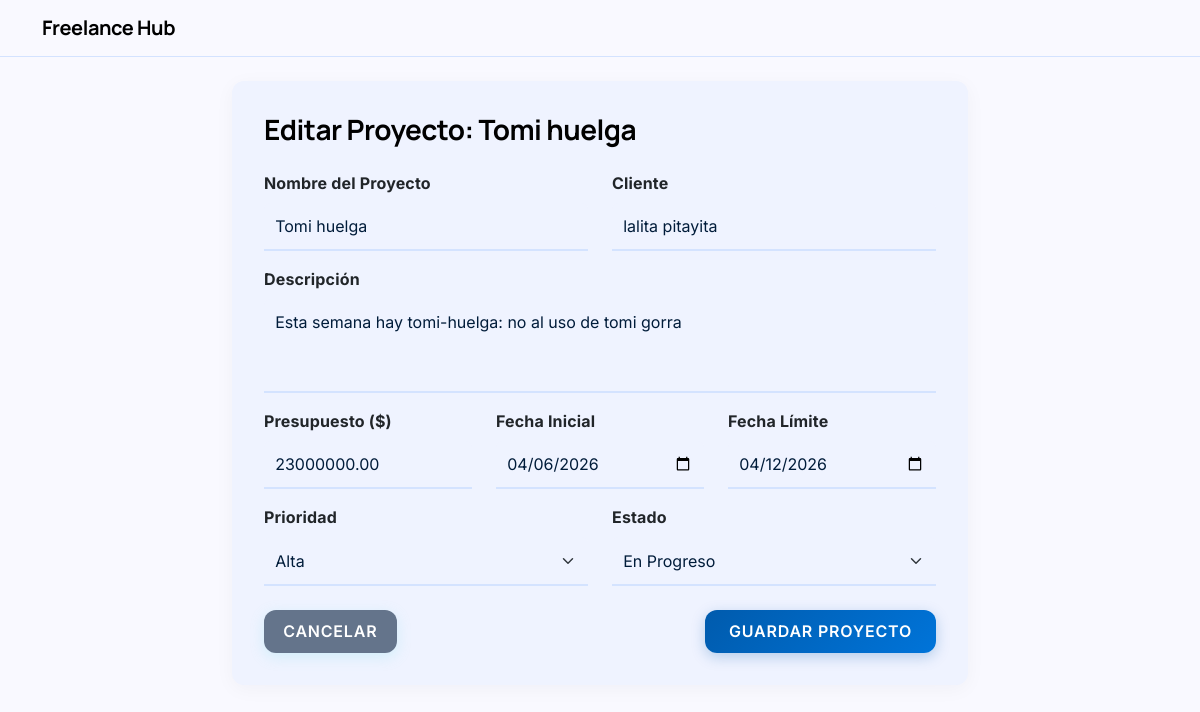
/proyectos/editar/1/, run on the app's committed database.
### freelance_hub/models.py (models this page shows, shortened)
class Proyecto(models.Model):
    PRIORIDAD_CHOICES = [
        ('Baja', 'Baja'),
        ('Media', 'Media'),
        ('Alta', 'Alta'),
    ]
    ESTADO_CHOICES = [
        ('Pendiente', 'Pendiente'),
        ('En Progreso', 'En Progreso'),
        ('Completado', 'Completado'),
    ]
    id = models.AutoField(primary_key=True)
    created_at = models.DateTimeField(auto_now_add=True)
    updated_at = models.DateTimeField(auto_now=True)
    nombre = models.CharField(max_length=200)
    cliente = models.CharField(max_length=200)
    descripcion = models.TextField()
    presupuesto = models.DecimalField(max_digits=10, decimal_places=2)
    fecha_inicio = models.DateField()
    fecha_limite = models.DateField()
    prioridad = models.CharField(max_length=50, choices=PRIORIDAD_CHOICES, default='Media')
    estado = models.CharField(max_length=50, choices=ESTADO_CHOICES, default='Pendiente')

### freelance_hub/views.py (the view)
# urls.py: path('proyectos/editar/<int:pk>/', views.editar_proyecto, name='editar_proyecto'),
def editar_proyecto(request, pk):
    proyecto = get_object_or_404(Proyecto, pk=pk)
    if request.method == 'POST':
        form = FormularioProyecto(request.POST, instance=proyecto)
        if form.is_valid():
            form.save()
            return redirect('freelance_hub:lista_proyectos')
    else:
        form = FormularioProyecto(instance=proyecto)
    return render(request, 'freelance_hub/crear_proyecto.html', {'form': form, 'es_edicion': True, 'proyecto': proyecto})

### freelance_hub/forms.py (shortened to what this page needs)
class FormularioProyecto(forms.ModelForm):
    class Meta:
        model = Proyecto
        fields = '__all__'
        widgets = {
            'nombre': forms.TextInput(attrs={'class': 'form-control'}),
            'cliente': forms.TextInput(attrs={'class': 'form-control'}),
            'descripcion': forms.Textarea(attrs={'class': 'form-control', 'rows': 3}),
            'presupuesto': forms.TextInput(attrs={
                'class': 'form-control',
                'pattern': '[0-9\.]+',
                'title': 'Ingrese un valor numérico válido, mayor o igual a cero',
                'inputmode': 'decimal'
            }),
            'fecha_inicio': forms.DateInput(format='%Y-%m-%d', attrs={'class': 'form-control', 'type': 'date'}),
            'fecha_limite': forms.DateInput(format='%Y-%m-%d', attrs={'class': 'form-control', 'type': 'date'}),
            'prioridad': forms.Select(attrs={'class': 'form-select'}),
            'estado': forms.Select(attrs={'class': 'form-select'}),
        }

### freelance_hub/templates/freelance_hub/crear_proyecto.html (shortened to what this page needs)
{% extends 'freelance_hub/base.html' %}
{% block content %}
<div class="row justify-content-center">
    <div class="col-md-8">
        <div class="card p-3">
            <div class="card-body">
                <h3 class="mb-4">{% if es_edicion %}Editar Proyecto: {{ proyecto.nombre }}{% else %}Registrar Nuevo Proyecto{% endif %}</h3>
                <form method="post">
                    <div class="row mb-3">
                        <div class="col-md-6 form-group">
                            <label class="form-label fw-bold">Nombre del Proyecto</label>
                            {{ form.nombre }}
                        </div>
                        <div class="col-md-6 form-group">
                            <label class="form-label fw-bold">Cliente</label>
                            {{ form.cliente }}
                        </div>
                    </div>
                    <div class="mb-3 form-group">
                        <label class="form-label fw-bold">Descripción</label>
                        {{ form.descripcion }}
                    </div>
                    <div class="row mb-3">
                        <div class="col-md-4 form-group">
                            <label class="form-label fw-bold">Presupuesto ($)</label>
                            {{ form.presupuesto }}
                        </div>
                        <div class="col-md-4 form-group">
                            <label class="form-label fw-bold">Fecha Inicial</label>
                            {{ form.fecha_inicio }}
                        </div>
                        <div class="col-md-4 form-group">
                            <label class="form-label fw-bold">Fecha Límite</label>
                            {{ form.fecha_limite }}
                        </div>
                    </div>
                    <div class="row mb-4">
                        <div class="col-md-6 form-group">
                            <label class="form-label fw-bold">Prioridad</label>
                            {{ form.prioridad }}
                        </div>
                        <div class="col-md-6 form-group">
                            <label class="form-label fw-bold">Estado</label>
                            {{ form.estado }}
                        </div>
                    </div>
                    <div class="d-flex justify-content-between mt-4">
                        <a href="{% url 'freelance_hub:lista_proyectos' %}" class="btn btn-secundary text-white" style="background-color: #64748b !important;">Cancelar</a>
                        <button type="submit" class="btn btn-primary px-4">Guardar Proyecto</button>
                    </div>
                </form>
            </div>
        </div>
    </div>
</div>
{% endblock %}

### freelance_hub/static/freelance_hub/css/styles.css (style rules this page uses)
:root { --surf: #f9f9ff; --on-surf: #001c3a; --on-surf-variant: #414753; --surf-container-low: #eff3ff; --surf-container-highest: #d4e3ff; --primary: #005bad; --primary-container: #0074d9; --oceanic-gradient: linear-gradient(135deg, var(--primary) 0%, var(--primary-container) 100%); }
body { background-color: var(--surf); color: var(--on-surf); font-family: 'Inter', sans-serif; letter-spacing: 0.01em; }
h1, h2, h3, h4, h5, h6, .navbar-brand { color: black; font-family: 'Manrope', sans-serif; letter-spacing: -0.02em; font-weight: 700; }
.card { background-color: var(--surf-container-low); border: none !important; border-radius: 0.75rem; box-shadow: 0 4px 20px rgba(0, 28, 58, 0.04); transition: background-color 0.3s ease; }
.btn-primary { background: var(--oceanic-gradient) !important; border: none !important; color: white !important; border-radius: 0.75rem; padding: 0.6rem 1.2rem; font-family: 'Inter', sans-serif; font-weight: 600; box-shadow: 0 4px 14px rgba(0, 91, 173, 0.25); transition: transform 0.2s, filter 0.2s; text-transform: uppercase; letter-spacing: 0.05em; }
.btn-secundary { background: var(--on-surf) !important; border: none !important; color: white !important; border-radius: 0.75rem; padding: 0.6rem 1.2rem; font-family: 'Inter', sans-serif; font-weight: 600; box-shadow: 0 4px 14px rgba(124, 229, 236, 0.25); transition: transform 0.2s, filter 0.2s; text-transform: uppercase; letter-spacing: 0.05em; }
.form-control, .form-select { background-color: var(--surf-container-low); border: none; border-bottom: 2px solid var(--surf-container-highest); border-radius: 0.4rem 0.4rem 0 0; color: var(--on-surf); padding: 0.7rem; }

### data on the page
Proyecto: nombre "Tomi huelga", cliente "lalita pitayita", descripcion "Esta semana hay tomi-huelga: no al uso de tomi gorra", presupuesto "23000000.00", fecha_inicio "04/06/2026", fecha_limite "04/12/2026", prioridad "Alta", estado "En Progreso"
